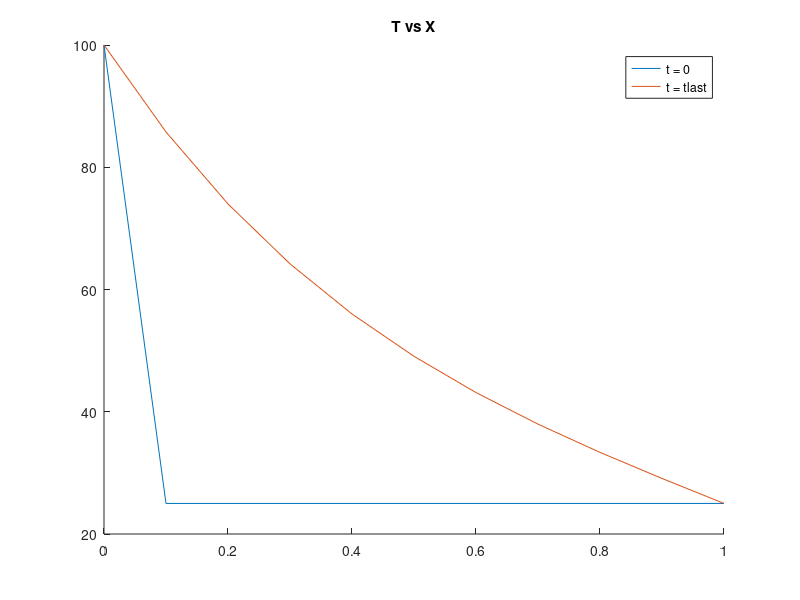

The MATLAB source for this figure:
clear
close all
clc

%% constants and allocations
dx = 0.1;
dt = 0.1;
alpha = 2.5e-2;
beta = 0.1;
l = 1;
t = 20;
x = 0:dx:l;
t = 0:dt:t;
Ta = 25;

T = 25 * ones(length(x),length(t));
T(1, :) = 100;
error = 1;n = 1;
%% solving for the first time
for i = 2:length(x) - 1
        dTdt = alpha / dx^2 * (T(i+1, n) - 2 * T(i, n) + T(i-1, n)) ...
            - beta * (T(i, n) - Ta);
        
        T(i, n+1) = dt * dTdt + T(i, n);
end
while error > 1e-4
    n = n + 1;
    for i = 2:length(x)-1
        %method of line ->
        dTdt = alpha / dx^2 * (T(i+1, n) - 2 * T(i, n) + T(i-1, n)) ...
            - beta * (T(i, n) - Ta);
        %solving with euler method ->
        T(i, n+1) = dt * dTdt + T(i, n);
    end
    error = (sum(T(:, n)) - sum(T(:, n-1))) / sum(T(:, n));
end
T(:,n:end) = [];
fprintf("elapsed time to reach steady state is %f \n\n", t(n));
hold on
plot(x,T(:,1))
title("T vs X")
plot(x,T(:,end))
legend("t = 0","t = tlast")
